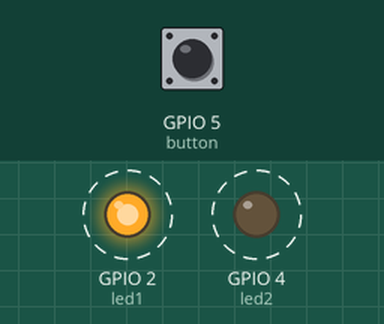
A program run on a simulated ESP32 board running MicroPython. Shown: output pins drawn as LEDs (lit = HIGH). Dashed ring = blinking. The test bench sets the inputs (shaded band); at power-on: GPIO 5 (button) HIGH. What the program prints to the serial console is not drawn.

Above: at 1.2 s.
1.3 s: GPIO 5 (button) pulled LOW for 0.15 s
Timing chart, 0 to 10.4 s (numbered marks = the images above; inputs shaded):
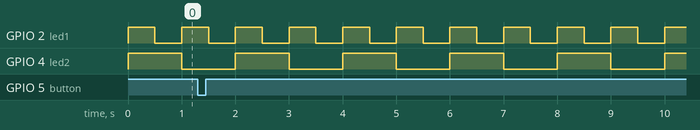

The program:

async4.py
```python
import asyncio
from machine import Pin
import time

# הגדרת פינים לדוגמה
led1 = Pin(2, Pin.OUT)
led2 = Pin(4, Pin.OUT)
button = Pin(5, Pin.IN, Pin.PULL_UP)

async def blink_led(led, interval):
    """הבהוב LED במרווחי זמן קבועים"""
    while True:
        led.value(not led.value())
        await asyncio.sleep_ms(interval)

async def check_button():
    """בדיקת לחיצה על כפתור"""
    while True:
        if not button.value():  # כפתור נלחץ
            print("Button pressed!")
            await asyncio.sleep_ms(200)  # למניעת ריטוט
        await asyncio.sleep_ms(50)

async def read_sensor():
    """הדמיה של קריאת חיישן"""
    while True:
        # הדמיית קריאת חיישן שלוקחת זמן
        print("Reading sensor...")
        await asyncio.sleep_ms(1000)
        print("Sensor value: ", time.ticks_ms() % 100)

async def main():
    # יצירת משימות שרצות במקביל
    task1 = asyncio.create_task(blink_led(led1, 500))  # הבהוב כל חצי שנייה
    task2 = asyncio.create_task(blink_led(led2, 1000)) # הבהוב כל שנייה
    task3 = asyncio.create_task(check_button())
    task4 = asyncio.create_task(read_sensor())

    # הרצת כל המשימות במקביל
    await asyncio.gather(task1, task2, task3, task4)

# הפעלת הלולאה האסינכרונית
try:
    asyncio.run(main())
except KeyboardInterrupt:
    print("Program stopped by user")
```

Measured:
- by itself, GPIO 2 (led1): alternates HIGH for 0.50 s and LOW for 0.50 s
- by itself, GPIO 4 (led2): alternates HIGH for 1.0 s and LOW for 1.0 s
